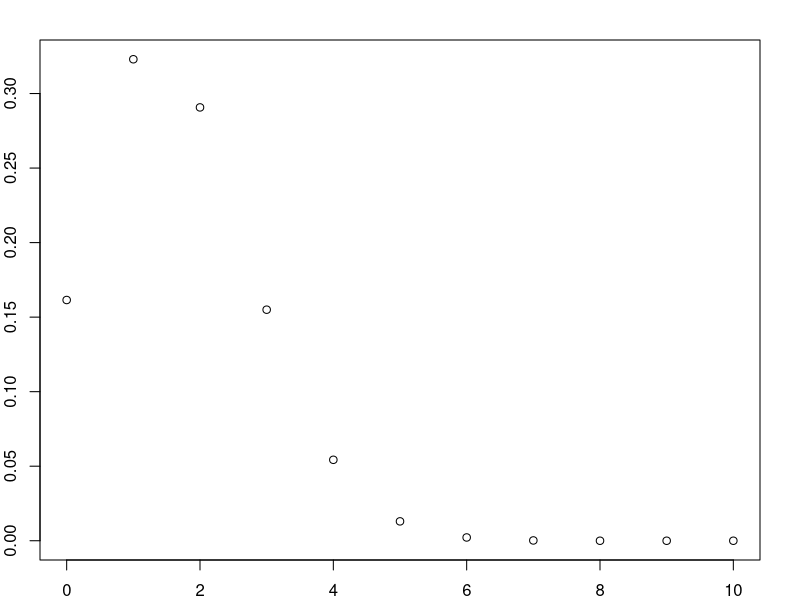
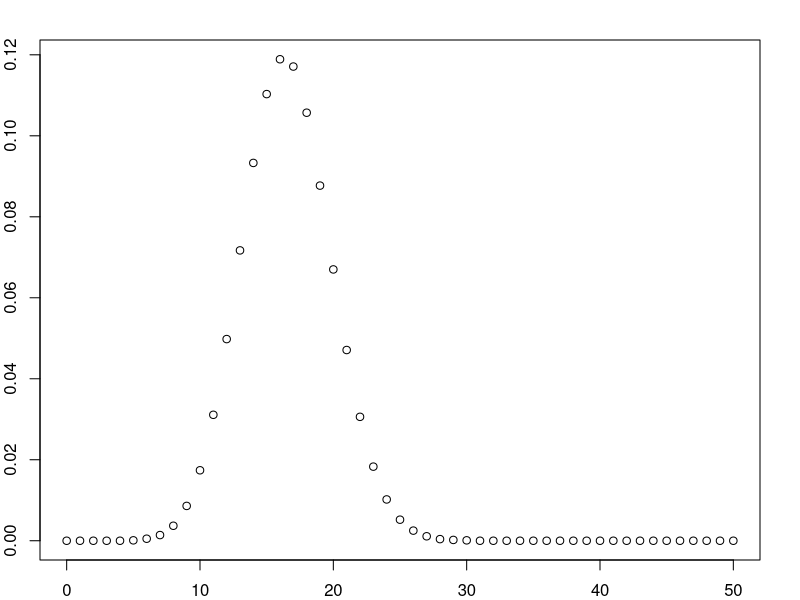

Here is the R script that generated these plots, in order:
           #R programming for bionomial distribution#
n=10
p=1/6
dbinom(2,n,p)
pbinom(2,n,p)
rbinom(2,n,p)
x=choose(n, 2)*p^(2)*(1-p)^(n-2)
x
probs=dbinom(x=c(0:n),size = n,prob = p)
probs
probs=round(probs,4)
probs
x=0:n
x
y=data.frame(x,probs)
par(mar = rep(2, 4))
plot(y)
n=50
p=0.33
dbinom(2,n,p)
prob=dbinom(x=c(0:n),size=n,prob=p)
prob=round(prob,4)
x=0:n
z=data.frame(x,prob)
plot(z)


